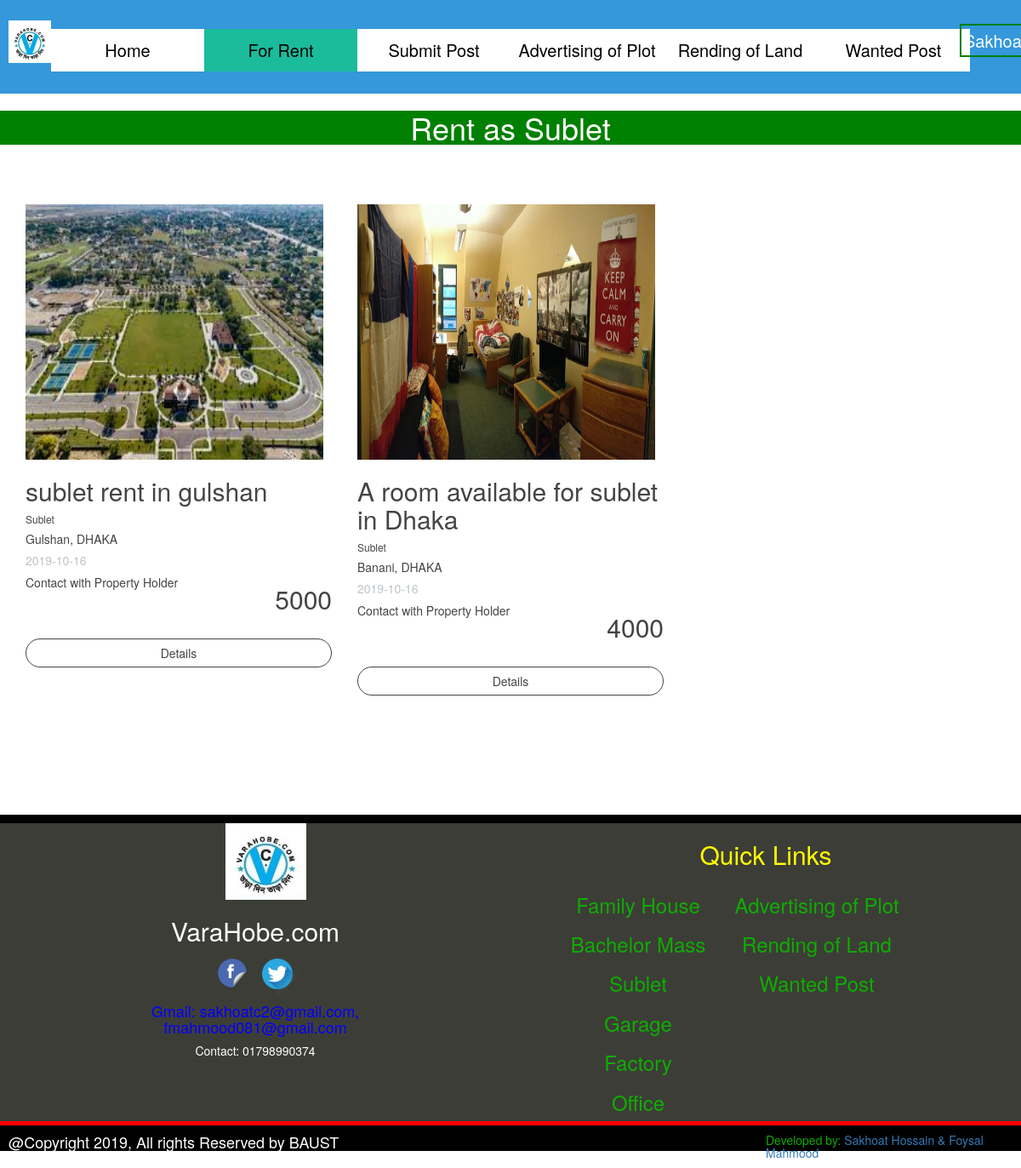
/sublet.php (signed in), run on the app's committed database.
### tables this page shows
CREATE TABLE `sub4` (
  `serial` int(255) NOT NULL,
  `offer_type` varchar(255) NOT NULL,
  `property_type` varchar(255) NOT NULL,
  `ad_title` varchar(255) NOT NULL,
  `description` varchar(255) NOT NULL,
  `property_size` varchar(255) NOT NULL,
  `floor_no` varchar(255) NOT NULL,
  `beds` varchar(255) NOT NULL,
  `baths` varchar(255) NOT NULL,
  `balconies` varchar(255) NOT NULL,
  `floor_type` varchar(255) NOT NULL,
  `dining_room` varchar(255) NOT NULL,
  `car_parking` varchar(255) NOT NULL,
  `drawing_roomf` varchar(255) NOT NULL,
  `lift` varchar(255) NOT NULL,
  `gas` varchar(255) NOT NULL,
  `generator` varchar(255) NOT NULL,
  `wasa_connection` varchar(255) NOT NULL,
  `community_hall` varchar(255) NOT NULL,
  `cctv` varchar(255) NOT NULL,
  `wifi` varchar(255) NOT NULL,
  `amount` varchar(255) NOT NULL,
  `image` varchar(255) NOT NULL,
  `district` varchar(255) NOT NULL,
  `area` varchar(255) NOT NULL,
  `address` varchar(255) NOT NULL,
  `latitude` varchar(255) NOT NULL,
  `lngnitude` varchar(255) NOT NULL,
  `date` date NOT NULL
);

### sublet.php (the view, shortened to what this page needs)
<?php
if(!isset($_SESSION['email'])) {
    header("Location: login.php");
}
else{
?>
<?php
include("connection.php");
$query = " SELECT * FROM sub4 WHERE offer_type = 'Rent' && property_type = 'Sublet' ";
$data =  mysqli_query($conn, $query);
$total = mysqli_num_rows($data);
?>
<!DOCTYPE html>
<html>
<head>
	<link rel="stylesheet" type="text/css" href="css/style.css">
	<link rel="stylesheet" type="text/css" href="css/bootstrap.min.css">
	<link rel="stylesheet" type="text/css" href="css/show_post_grid_view.css">
</head>
<body>
	<header>
		<div class="topmargin"></div>
		<div class="logo">
			<img src="photos/logo.jpeg" height="50" width="50">
		</div>
		<div class="Navigation">
			<ul>
				<li><a href="index.php">Home</a></li>
				<li style="background: #1abc9c;"><a href="#">For Rent</a>
				</li>
				<li><a href="submit.php">Submit Post</a></li>
				<li><a href="advertising_plot.php">Advertising of Plot</a></li>
				<li><a href="rend_land.php">Rending of Land</a></li>
				<li><a href="wanted_post.php">Wanted Post</a></li>
			</ul>
		</div>
        <div class="login" session_start();>
            <a class="boxed" href="logout.php">
                        <?=$_SESSION['name'];?>
            </a>
        </div>
	</header>
	<div>
		<div class="adverting_text" >
			<h1 class="text-center"class="boxed">Rent as Sublet</h1>
		</div>
	</div>
	<div class="container">
		<div class="row">
<?php
if($total != 0)
{
	while ($result = mysqli_fetch_assoc($data))
	{
?>
			<div class="col-md-4 product-grid">
				<div class="image">
					<a href="#">
						<?php
							echo "<img src ='".$result['image']."' height = '300' width = '350'</a>";
						?>
					</a>
				</div>
				<h2>
				<?php
					echo($result['ad_title'])
				?>
			</h2>
			<h6>
				<?php
					echo($result['property_type'])
				?>
			</h6>
			<h5>
				<?php
					echo($result['area'])
				?>,
				<?php
					echo($result['district'])
				?>
			</h5>
			<h5 style="color: #bdc3c7">
				<?php
					echo($result['date'])
				?>
			</h5>
			<h5 class="price">
				<?php
					echo($result['amount'])
				?>
			</h5>
			<h5>Contact with Property Holder</h5>
				<a href="#" class="btn rent">Details</a>
			</div>
<?php
	}
}
else
{
	echo "No Record Found";
}
?>
		</div>
	</div>
    <?php
        include("footer.php");
     ?>
</body>
</html>
<?php
    }
?>

### css/style.css (style rules this page uses)
* { margin: 0; padding: 0; }
header { height: 110px; background-color: #3498db; }
.logo { float: left; padding-left: 10px; }
.container { padding-top: 10px; margin-top: 0vh; }
.topmargin { height: 3vh; }
.Navigation { max-width: 1080px; margin: auto; }
ul { list-style-type: none; }
ul li { float: left; width: 180px; height: 50px; font-size: 20px; line-height: 50px; text-align: center; background-color: #fff; }
ul li a { color: #000; display: block; }
.boxed { padding: 3px; border: 2px solid green; color: #fff; }
.login { position: absolute; left: 94%; font-size: 20px; }
.adverting_text { background-color: green; color: #fff; }
.rent { margin-top: 20px; }
* { box-sizing: border-box; }
img { vertical-align: middle; }

### css/show_post_grid_view.css (style rules this page uses)
body { color: #434444; }
.container { padding-top: 10px; margin-top: 5vh; }
.product-grid { padding-bottom: 20px; padding-top: 20px; }
.image { position: relative; }
.rent { background-color: transparent; color: #434444; border: 1px solid #434444; width: 100%; margin-top: 20px; border-radius:20px; }
.price { float: right; font-size: 30px; }

### data on the page
sub4: image (picture), ad_title "sublet rent in gulshan", property_type "Sublet", area "Gulshan", district "DHAKA", date "2019-10-16", amount "5000"
sub4: image (picture), ad_title "A room available for sublet in Dhaka", property_type "Sublet", area "Banani", district "DHAKA", date "2019-10-16", amount "4000"
